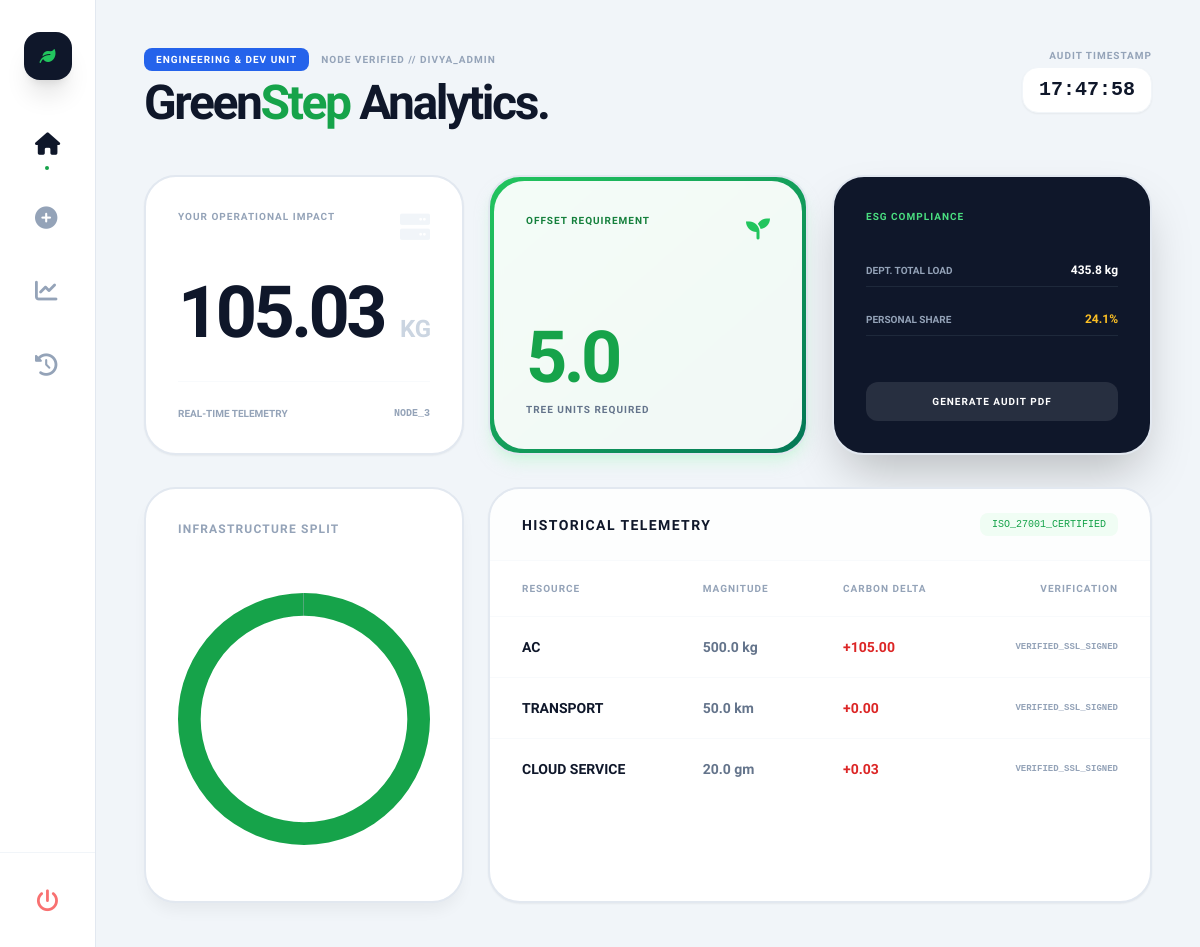
The page / (signed in) on the database its author committed.
### core/models.py (models this page shows, shortened)
class CarbonEntry(models.Model):
    user = models.ForeignKey(User, on_delete=models.CASCADE)
    category = models.ForeignKey(Category, on_delete=models.CASCADE)
    value = models.FloatField(verbose_name="Quantity Used") # Users enter '5' here
    co2_total = models.FloatField(editable=False) # Code calculates the result here
    created_at = models.DateTimeField(auto_now_add=True)

class Category(models.Model):
    name = models.CharField(max_length=100)
    unit = models.CharField(max_length=20, default='units') # e.g., 'km' or 'hours'
    co2_per_unit = models.FloatField(
        default=0.0,
        help_text="kg of CO2 emitted per 1 unit"
    )
    icon_code = models.CharField(max_length=50, default='bolt')
    class Meta:
        verbose_name_plural = "Categories"

### core/views.py (the view)
# urls.py: path('', views.dashboard, name='dashboard'),
@login_required
def dashboard(request):
    user_entries = CarbonEntry.objects.filter(user=request.user).order_by('-created_at')
    user_total = user_entries.aggregate(Sum('co2_total'))['co2_total__sum'] or 0
    breakdown = user_entries.values('category__name').annotate(total=Sum('co2_total'))
    circle_labels = [item['category__name'] for item in breakdown]
    circle_values = [float(item['total']) for item in breakdown]
    try:
        profile = request.user.profile
        dept_code = profile.department
        dept_name = profile.get_department_display()
    except Profile.DoesNotExist:
        dept_code, dept_name = 'ENG', 'Engineering'
    dept_total = CarbonEntry.objects.filter(
        user__profile__department=dept_code
    ).aggregate(Sum('co2_total'))['co2_total__sum'] or 0
    personal_share = (user_total / dept_total * 100) if dept_total > 0 else 0
    context = {
        'metrics': {
            'total': round(user_total, 2),
            'trees': round(user_total / 21, 1),
            'dept_name': dept_name,
            'dept_code': dept_code,
            'dept_total': round(dept_total, 2),
            'personal_share': round(personal_share, 1),
        },
        'entries': user_entries[:10],
        'circle_labels': circle_labels,
        'circle_values': circle_values,
    }
    return render(request, 'core/dashboard.html', context)

### core/templates/core/dashboard.html (shortened to what this page needs)
{% extends 'core/base.html' %}
{% block content %}
<div class="max-w-[1400px] mx-auto">
    <header class="mb-12 flex justify-between items-start">
        <div>
            <div class="flex items-center gap-3 mb-2">
                <span class="px-3 py-1 rounded-lg text-[10px] font-black tracking-widest uppercase
                    {% if metrics.dept_code == 'ENG' %} bg-blue-600 text-white
                    {% elif metrics.dept_code == 'SLS' %} bg-amber-500 text-black
                    {% else %} bg-slate-900 text-green-500 {% endif %}">
                    {{ metrics.dept_name }} UNIT
                </span>
                <span class="text-slate-400 text-[10px] font-bold uppercase tracking-widest">Node Verified // {{ user.username|upper }}</span>
            </div>
            <h1 class="text-5xl font-[900] text-slate-900 tracking-tighter">
                Green<span class="text-green-600">Step</span> Analytics.
            </h1>
        </div>
        <div class="text-right">
            <p class="text-slate-400 text-[10px] font-black uppercase tracking-widest mb-1">Audit Timestamp</p>
            <p class="text-slate-900 font-mono font-bold text-xl bg-white px-4 py-2 rounded-2xl border border-slate-100 shadow-sm">{% now "H:i:s" %}</p>
        </div>
    </header>
    <div class="grid grid-cols-12 gap-6 mb-8">
        <div class="col-span-12 lg:col-span-4 fresh-card p-8 bg-white flex flex-col justify-between shadow-sm">
            <div class="flex justify-between items-start">
                <span class="text-[10px] font-bold uppercase tracking-widest text-slate-400">Your Operational Impact</span>
                <i class="fa-solid fa-server text-slate-100 text-3xl"></i>
            </div>
            <div class="mt-8 flex items-baseline gap-4">
                <span class="text-7xl font-[900] text-slate-900 tracking-tighter">{{ metrics.total|floatformat:2 }}</span>
                <span class="text-2xl text-slate-300 font-black uppercase">kg</span>
            </div>
            <div class="mt-8 pt-6 border-t border-slate-50 flex items-center justify-between text-[10px] font-black uppercase text-slate-400">
                <span>Real-time Telemetry</span>
                <span class="font-mono">NODE_{{ user.id }}</span>
            </div>
        </div>
        <div class="col-span-12 lg:col-span-4 fresh-card p-1 bg-gradient-to-br from-green-500 to-emerald-700 shadow-lg shadow-green-200/50">
            <div class="bg-white/95 backdrop-blur-sm rounded-[1.9rem] p-8 h-full flex flex-col justify-between">
                <div class="flex justify-between items-start">
                    <span class="text-[10px] font-bold uppercase tracking-widest text-green-700">Offset Requirement</span>
                    <i class="fa-solid fa-seedling text-green-500 text-2xl"></i>
                </div>
                <div class="mt-4">
                    <span class="text-7xl font-[900] text-green-600 tracking-tighter">{{ metrics.trees|floatformat:1 }}</span>
                    <p class="text-slate-500 text-[10px] font-bold uppercase mt-2 tracking-widest">Tree Units Required</p>
                </div>
            </div>
        </div>
        <div class="col-span-12 lg:col-span-4 fresh-card p-8 bg-slate-900 text-white flex flex-col justify-between shadow-2xl">
            <div class="flex justify-between items-start">
                <h3 class="text-[10px] font-black uppercase tracking-widest text-green-400">ESG Compliance</h3>
            </div>
            <div class="space-y-4">
                <div class="flex justify-between items-center py-2 border-b border-slate-800">
                    <span class="text-[10px] font-bold uppercase text-slate-400">Dept. Total Load</span>
                    <span class="text-xs font-black">{{ metrics.dept_total|floatformat:1 }} kg</span>
                </div>
                <div class="flex justify-between items-center py-2 border-b border-slate-800">
                    <span class="text-[10px] font-bold uppercase text-slate-400">Personal Share</span>
                    <span class="text-xs font-black text-amber-400">
                        {{ metrics.personal_share|floatformat:1 }}%
                    </span>
                </div>
            </div>
            <a href="{% url 'export_pdf' %}" class="w-full mt-4 py-3 bg-white/10 hover:bg-white/20 rounded-xl text-[10px] font-black uppercase tracking-widest transition text-center block">
    Generate Audit PDF
</a>
        </div>
    </div>
    <div class="grid grid-cols-12 gap-6">
        <div class="col-span-12 lg:col-span-4 fresh-card p-8 bg-white flex flex-col">
            <h3 class="text-xs font-black uppercase tracking-widest text-slate-400 mb-8">Infrastructure Split</h3>
            <div class="relative flex-1 min-h-[250px]">
                <canvas id="freshChart"></canvas>
            </div>
        </div>
        <div class="col-span-12 lg:col-span-8 fresh-card overflow-hidden bg-white shadow-sm">
            <div class="px-8 py-6 border-b border-slate-50 flex justify-between items-center bg-slate-50/30">
                <h3 class="font-black text-slate-900 text-sm uppercase tracking-widest">Historical Telemetry</h3>
                <span class="text-[10px] text-green-600 font-mono bg-green-50 px-3 py-1 rounded-lg">ISO_27001_CERTIFIED</span>
            </div>
            <div class="overflow-x-auto">
                <table class="w-full text-left">
                    <thead class="text-[10px] font-black uppercase tracking-widest text-slate-400 border-b border-slate-50">
                        <tr>
                            <th class="px-8 py-5">Resource</th>
                            <th class="px-8 py-5">Magnitude</th>
                            <th class="px-8 py-5">Carbon Delta</th>
                            <th class="px-8 py-5 text-right">Verification</th>
                        </tr>
                    </thead>
                    <tbody class="divide-y divide-slate-50 text-sm font-semibold text-slate-700">
                        {% for entry in entries %}
                        <tr class="group hover:bg-slate-50 transition-colors">
                            <td class="px-8 py-5 font-black text-slate-900">{{ entry.category.name|upper }}</td>
                            <td class="px-8 py-5 text-slate-500">{{ entry.value }} {{ entry.category.unit }}</td>
                            <td class="px-8 py-5 text-red-600 font-black">+{{ entry.co2_total|floatformat:2 }}</td>
                            <td class="px-8 py-5 text-right font-mono text-[9px] text-slate-400 uppercase">VERIFIED_SSL_SIGNED</td>
                        </tr>
                        {% empty %}
                        <tr>
                            <td colspan="4" class="p-20 text-center text-slate-300 font-black uppercase tracking-[0.2em]">Awaiting Data Stream...</td>
                        </tr>
                        {% endfor %}
                    </tbody>
                </table>
            </div>
        </div>
    </div>
</div>
<script>
    document.addEventListener('DOMContentLoaded', function() {
        // Parse the data from the secure script tags above
        const labelsData = JSON.parse(document.getElementById('labels-data').textContent);
        const valuesData = JSON.parse(document.getElementById('values-data').textContent);
        const ctx = document.getElementById('freshChart').getContext('2d');
        new Chart(ctx, {
            type: 'doughnut',
            data: {
                labels: labelsData,
                datasets: [{
                    data: valuesData,
                    backgroundColor: ['#16a34a', '#0f172a', '#64748b', '#94a3b8', '#cbd5e1'],
                    borderWidth: 0,
                    hoverOffset: 15
                }]
            },
            options: {
                plugins: { legend: { display: false } },
                cutout: '82%',
                responsive: true,
                maintainAspectRatio: false
            }
        });
    });
</script>
{% endblock %}

### core/templates/core/base.html (style rules this page uses)
body { font-family: 'Plus Jakarta Sans', sans-serif; background-color: #f1f5f9; color: #0f172a; scroll-behavior: smooth; }
.fresh-card { background: white; border: 2px solid #e2e8f0; border-radius: 2rem; box-shadow: 0 10px 15px -3px rgba(0, 0, 0, 0.05); }

### rows shown on the page
CarbonEntry: category.name "AC", value "500.0", category.unit "kg", co2_total "105.00"
CarbonEntry: category.name "TRANSPORT", value "50.0", category.unit "km", co2_total "0.00"
CarbonEntry: category.name "CLOUD SERVICE", value "20.0", category.unit "gm", co2_total "0.03"

### other values the page prints
{{ metrics.dept_name }} "ENGINEERING & DEV"
{{ user.username|upper }} "DIVYA_ADMIN"
{{ metrics.total|floatformat:2 }} "105.03"
{{ user.id }} "3"
{{ metrics.trees|floatformat:1 }} "5.0"
{{ metrics.dept_total|floatformat:1 }} "435.8"
{{ metrics.personal_share|floatformat:1 }} "24.1"
